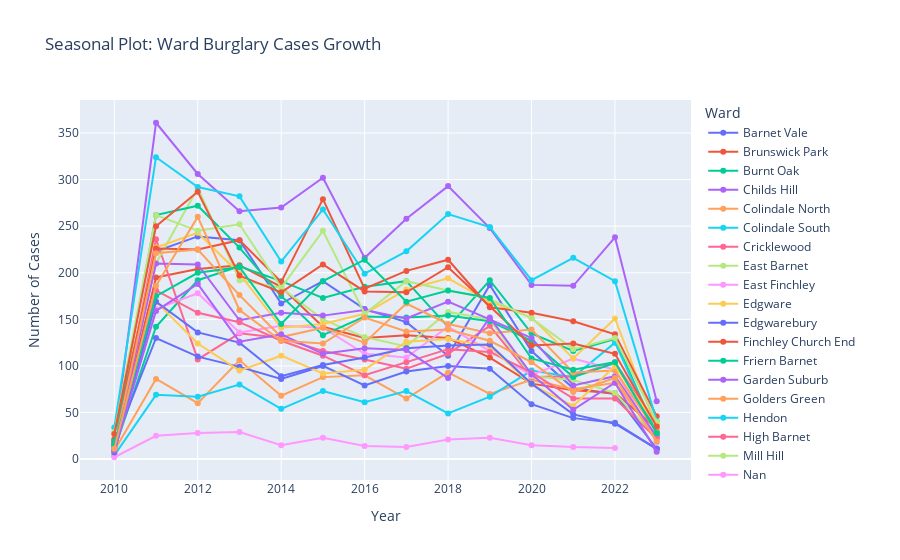

The notebook cell this image was saved under:
### Code cell
filtered_df_new = the_file.copy()

fig_w = px.line(filtered_df_new.groupby(['Ward', 'Year']).size().reset_index(name='Burglary Rate'), x='Year', y='Burglary Rate', color='Ward',
                   title="Seasonal Plot: Ward Burglary Cases Growth")
fig_w.update_yaxes(title="Number of Cases")
fig_w.update_traces(mode="markers+lines", hovertemplate=None)
fig_w.update_layout(hovermode="x unified")

fig_w.show()

### Figure 1 — Plotly figure (JSON) as saved in the notebook; plotly's stock layout.template omitted (floating-point values rounded to 4 significant figures)
{"data": [{"legendgroup": "Barnet Vale", "line": {"color": "#636efa", "dash": "solid"}, "marker": {"symbol": "circle"}, "mode": "markers+lines", "name": "Barnet Vale", "orientation": "v", "showlegend": true, "type": "scatter", "x": [2010, 2011, 2012, 2013, 2014, 2015, 2016, 2017, 2018, 2019, 2020, 2021, 2022, 2023], "xaxis": "x", "y": [13, 223, 239, 235, 167, 191, 161, 147, 111, 187, 116, 76, 70, 11], "yaxis": "y"}, {"legendgroup": "Brunswick Park", "line": {"color": "#EF553B", "dash": "solid"}, "marker": {"symbol": "circle"}, "mode": "markers+lines", "name": "Brunswick Park", "orientation": "v", "showlegend": true, "type": "scatter", "x": [2010, 2011, 2012, 2013, 2014, 2015, 2016, 2017, 2018, 2019, 2020, 2021, 2022, 2023], "xaxis": "x", "y": [11, 195, 204, 208, 185, 142, 130, 133, 130, 109, 81, 74, 71, 33], "yaxis": "y"}, {"legendgroup": "Burnt Oak", "line": {"color": "#00cc96", "dash": "solid"}, "marker": {"symbol": "circle"}, "mode": "markers+lines", "name": "Burnt Oak", "orientation": "v", "showlegend": true, "type": "scatter", "x": [2010, 2011, 2012, 2013, 2014, 2015, 2016, 2017, 2018, 2019, 2020, 2021, 2022, 2023], "xaxis": "x", "y": [10, 142, 192, 207, 191, 173, 185, 191, 142, 192, 135, 116, 129, 27], "yaxis": "y"}, {"legendgroup": "Childs Hill", "line": {"color": "#ab63fa", "dash": "solid"}, "marker": {"symbol": "circle"}, "mode": "markers+lines", "name": "Childs Hill", "orientation": "v", "showlegend": true, "type": "scatter", "x": [2010, 2011, 2012, 2013, 2014, 2015, 2016, 2017, 2018, 2019, 2020, 2021, 2022, 2023], "xaxis": "x", "y": [19, 361, 306, 266, 270, 302, 216, 258, 293, 248, 187, 186, 238, 62], "yaxis": "y"}, {"legendgroup": "Colindale North", "line": {"color": "#FFA15A", "dash": "solid"}, "marker": {"symbol": "circle"}, "mode": "markers+lines", "name": "Colindale North", "orientation": "v", "showlegend": true, "type": "scatter", "x": [2010, 2011, 2012, 2013, 2014, 2015, 2016, 2017, 2018, 2019, 2020, 2021, 2022, 2023], "xaxis": "x", "y": [9, 86, 60, 106, 68, 88, 90, 65, 93, 70, 85, 75, 82, 24], "yaxis": "y"}, {"legendgroup": "Colindale South", "line": {"color": "#19d3f3", "dash": "solid"}, "marker": {"symbol": "circle"}, "mode": "markers+lines", "name": "Colindale South", "orientation": "v", "showlegend": true, "type": "scatter", "x": [2010, 2011, 2012, 2013, 2014, 2015, 2016, 2017, 2018, 2019, 2020, 2021, 2022, 2023], "xaxis": "x", "y": [4, 69, 67, 80, 54, 73, 61, 73, 49, 67, 95, 88, 125, 27], "yaxis": "y"}, {"legendgroup": "Cricklewood", "line": {"color": "#FF6692", "dash": "solid"}, "marker": {"symbol": "circle"}, "mode": "markers+lines", "name": "Cricklewood", "orientation": "v", "showlegend": true, "type": "scatter", "x": [2010, 2011, 2012, 2013, 2014, 2015, 2016, 2017, 2018, 2019, 2020, 2021, 2022, 2023], "xaxis": "x", "y": [11, 236, 107, 135, 130, 116, 107, 97, 113, 143, 88, 89, 104, 36], "yaxis": "y"}, {"legendgroup": "East Barnet", "line": {"color": "#B6E880", "dash": "solid"}, "marker": {"symbol": "circle"}, "mode": "markers+lines", "name": "East Barnet", "orientation": "v", "showlegend": true, "type": "scatter", "x": [2010, 2011, 2012, 2013, 2014, 2015, 2016, 2017, 2018, 2019, 2020, 2021, 2022, 2023], "xaxis": "x", "y": [18, 210, 291, 192, 184, 150, 131, 121, 158, 150, 89, 85, 71, 22], "yaxis": "y"}, {"legendgroup": "East Finchley", "line": {"color": "#FF97FF", "dash": "solid"}, "marker": {"symbol": "circle"}, "mode": "markers+lines", "name": "East Finchley", "orientation": "v", "showlegend": true, "type": "scatter", "x": [2010, 2011, 2012, 2013, 2014, 2015, 2016, 2017, 2018, 2019, 2020, 2021, 2022, 2023], "xaxis": "x", "y": [17, 161, 178, 136, 143, 141, 113, 109, 142, 116, 90, 108, 96, 18], "yaxis": "y"}, {"legendgroup": "Edgware", "line": {"color": "#FECB52", "dash": "solid"}, "marker": {"symbol": "circle"}, "mode": "markers+lines", "name": "Edgware", "orientation": "v", "showlegend": true, "type": "scatter", "x": [2010, 2011, 2012, 2013, 2014, 2015, 2016, 2017, 2018, 2019, 2020, 2021, 2022, 2023], "xaxis": "x", "y": [22, 227, 243, 199, 141, 145, 156, 182, 194, 169, 152, 108, 151, 33], "yaxis": "y"}, {"legendgroup": "Edgwarebury", "line": {"color": "#636efa", "dash": "solid"}, "marker": {"symbol": "circle"}, "mode": "markers+lines", "name": "Edgwarebury", "orientation": "v", "showlegend": true, "type": "scatter", "x": [2010, 2011, 2012, 2013, 2014, 2015, 2016, 2017, 2018, 2019, 2020, 2021, 2022, 2023], "xaxis": "x", "y": [17, 130, 110, 99, 86, 100, 79, 94, 100, 97, 59, 44, 39, 11], "yaxis": "y"}, {"legendgroup": "Finchley Church End", "line": {"color": "#EF553B", "dash": "solid"}, "marker": {"symbol": "circle"}, "mode": "markers+lines", "name": "Finchley Church End", "orientation": "v", "showlegend": true, "type": "scatter", "x": [2010, 2011, 2012, 2013, 2014, 2015, 2016, 2017, 2018, 2019, 2020, 2021, 2022, 2023], "xaxis": "x", "y": [21, 226, 225, 235, 190, 279, 183, 202, 214, 163, 157, 148, 134, 46], "yaxis": "y"}, {"legendgroup": "Friern Barnet", "line": {"color": "#00cc96", "dash": "solid"}, "marker": {"symbol": "circle"}, "mode": "markers+lines", "name": "Friern Barnet", "orientation": "v", "showlegend": true, "type": "scatter", "x": [2010, 2011, 2012, 2013, 2014, 2015, 2016, 2017, 2018, 2019, 2020, 2021, 2022, 2023], "xaxis": "x", "y": [19, 262, 272, 227, 175, 133, 153, 152, 154, 148, 127, 88, 103, 29], "yaxis": "y"}, {"legendgroup": "Garden Suburb", "line": {"color": "#ab63fa", "dash": "solid"}, "marker": {"symbol": "circle"}, "mode": "markers+lines", "name": "Garden Suburb", "orientation": "v", "showlegend": true, "type": "scatter", "x": [2010, 2011, 2012, 2013, 2014, 2015, 2016, 2017, 2018, 2019, 2020, 2021, 2022, 2023], "xaxis": "x", "y": [12, 210, 209, 149, 157, 154, 160, 151, 169, 150, 130, 79, 89, 24], "yaxis": "y"}, {"legendgroup": "Golders Green", "line": {"color": "#FFA15A", "dash": "solid"}, "marker": {"symbol": "circle"}, "mode": "markers+lines", "name": "Golders Green", "orientation": "v", "showlegend": true, "type": "scatter", "x": [2010, 2011, 2012, 2013, 2014, 2015, 2016, 2017, 2018, 2019, 2020, 2021, 2022, 2023], "xaxis": "x", "y": [13, 221, 225, 176, 131, 141, 125, 167, 145, 135, 139, 93, 95, 29], "yaxis": "y"}, {"legendgroup": "Hendon", "line": {"color": "#19d3f3", "dash": "solid"}, "marker": {"symbol": "circle"}, "mode": "markers+lines", "name": "Hendon", "orientation": "v", "showlegend": true, "type": "scatter", "x": [2010, 2011, 2012, 2013, 2014, 2015, 2016, 2017, 2018, 2019, 2020, 2021, 2022, 2023], "xaxis": "x", "y": [34, 324, 292, 282, 212, 268, 199, 223, 263, 249, 192, 216, 191, 41], "yaxis": "y"}, {"legendgroup": "High Barnet", "line": {"color": "#FF6692", "dash": "solid"}, "marker": {"symbol": "circle"}, "mode": "markers+lines", "name": "High Barnet", "orientation": "v", "showlegend": true, "type": "scatter", "x": [2010, 2011, 2012, 2013, 2014, 2015, 2016, 2017, 2018, 2019, 2020, 2021, 2022, 2023], "xaxis": "x", "y": [15, 181, 157, 147, 127, 111, 90, 104, 118, 115, 93, 65, 65, 22], "yaxis": "y"}, {"legendgroup": "Mill Hill", "line": {"color": "#B6E880", "dash": "solid"}, "marker": {"symbol": "circle"}, "mode": "markers+lines", "name": "Mill Hill", "orientation": "v", "showlegend": true, "type": "scatter", "x": [2010, 2011, 2012, 2013, 2014, 2015, 2016, 2017, 2018, 2019, 2020, 2021, 2022, 2023], "xaxis": "x", "y": [29, 262, 245, 252, 184, 245, 156, 191, 181, 172, 151, 118, 130, 40], "yaxis": "y"}, {"legendgroup": "Nan", "line": {"color": "#FF97FF", "dash": "solid"}, "marker": {"symbol": "circle"}, "mode": "markers+lines", "name": "Nan", "orientation": "v", "showlegend": true, "type": "scatter", "x": [2010, 2011, 2012, 2013, 2014, 2015, 2016, 2017, 2018, 2019, 2020, 2021, 2022], "xaxis": "x", "y": [2, 25, 28, 29, 15, 23, 14, 13, 21, 23, 15, 13, 12], "yaxis": "y"}, {"legendgroup": "Totteridge and Woodside", "line": {"color": "#FECB52", "dash": "solid"}, "marker": {"symbol": "circle"}, "mode": "markers+lines", "name": "Totteridge and Woodside", "orientation": "v", "showlegend": true, "type": "scatter", "x": [2010, 2011, 2012, 2013, 2014, 2015, 2016, 2017, 2018, 2019, 2020, 2021, 2022, 2023], "xaxis": "x", "y": [7, 169, 124, 95, 111, 92, 96, 126, 129, 121, 80, 57, 100, 36], "yaxis": "y"}, {"legendgroup": "Underhill", "line": {"color": "#636efa", "dash": "solid"}, "marker": {"symbol": "circle"}, "mode": "markers+lines", "name": "Underhill", "orientation": "v", "showlegend": true, "type": "scatter", "x": [2010, 2011, 2012, 2013, 2014, 2015, 2016, 2017, 2018, 2019, 2020, 2021, 2022, 2023], "xaxis": "x", "y": [7, 169, 136, 125, 89, 101, 109, 119, 122, 123, 81, 48, 38, 11], "yaxis": "y"}, {"legendgroup": "West Finchley", "line": {"color": "#EF553B", "dash": "solid"}, "marker": {"symbol": "circle"}, "mode": "markers+lines", "name": "West Finchley", "orientation": "v", "showlegend": true, "type": "scatter", "x": [2010, 2011, 2012, 2013, 2014, 2015, 2016, 2017, 2018, 2019, 2020, 2021, 2022, 2023], "xaxis": "x", "y": [27, 250, 287, 197, 179, 209, 180, 179, 206, 164, 122, 124, 113, 35], "yaxis": "y"}, {"legendgroup": "West Hendon", "line": {"color": "#00cc96", "dash": "solid"}, "marker": {"symbol": "circle"}, "mode": "markers+lines", "name": "West Hendon", "orientation": "v", "showlegend": true, "type": "scatter", "x": [2010, 2011, 2012, 2013, 2014, 2015, 2016, 2017, 2018, 2019, 2020, 2021, 2022, 2023], "xaxis": "x", "y": [15, 175, 200, 206, 145, 191, 214, 169, 181, 173, 108, 96, 104, 28], "yaxis": "y"}, {"legendgroup": "Whetstone", "line": {"color": "#ab63fa", "dash": "solid"}, "marker": {"symbol": "circle"}, "mode": "markers+lines", "name": "Whetstone", "orientation": "v", "showlegend": true, "type": "scatter", "x": [2010, 2011, 2012, 2013, 2014, 2015, 2016, 2017, 2018, 2019, 2020, 2021, 2022, 2023], "xaxis": "x", "y": [9, 159, 188, 126, 134, 113, 119, 117, 87, 152, 91, 53, 82, 8], "yaxis": "y"}, {"legendgroup": "Woodhouse", "line": {"color": "#FFA15A", "dash": "solid"}, "marker": {"symbol": "circle"}, "mode": "markers+lines", "name": "Woodhouse", "orientation": "v", "showlegend": true, "type": "scatter", "x": [2010, 2011, 2012, 2013, 2014, 2015, 2016, 2017, 2018, 2019, 2020, 2021, 2022, 2023], "xaxis": "x", "y": [11, 186, 260, 160, 127, 124, 152, 137, 139, 127, 104, 72, 87, 19], "yaxis": "y"}], "layout": {"hovermode": "x unified", "legend": {"title": {"text": "Ward"}, "tracegroupgap": 0}, "title": {"text": "Seasonal Plot: Ward Burglary Cases Growth"}, "xaxis": {"anchor": "y", "domain": [0, 1], "title": {"text": "Year"}}, "yaxis": {"anchor": "x", "domain": [0, 1], "title": {"text": "Number of Cases"}}}}
